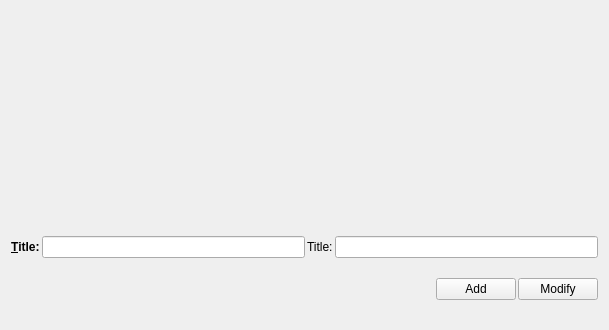
<?xml version="1.0" encoding="UTF-8"?>
<ui version="4.0">
 <author>
SPDX-FileCopyrightText: 2024 S. MANKOWSKI stephane@mankowski.fr
SPDX-FileCopyrightText: 2024 G. DE BURE support@mankowski.fr
SPDX-License-Identifier: GPL-3.0-or-later
 </author>      
 <class>skgtrackerplugin_base</class>
 <widget class="QWidget" name="skgtrackerplugin_base">
  <property name="geometry">
   <rect>
    <x>0</x>
    <y>0</y>
    <width>609</width>
    <height>330</height>
   </rect>
  </property>
  <layout class="QVBoxLayout" name="verticalLayout_2">
   <property name="spacing">
    <number>2</number>
   </property>
   <item>
    <widget class="SKGFilteredTableView" name="kView"/>
   </item>
   <item>
    <widget class="KSeparator" name="kseparator"/>
   </item>
   <item>
    <widget class="QFrame" name="frame">
     <property name="frameShape">
      <enum>QFrame::NoFrame</enum>
     </property>
     <property name="frameShadow">
      <enum>QFrame::Raised</enum>
     </property>
     <layout class="QVBoxLayout" name="verticalLayout">
      <property name="spacing">
       <number>2</number>
      </property>
      <property name="leftMargin">
       <number>0</number>
      </property>
      <property name="topMargin">
       <number>0</number>
      </property>
      <property name="rightMargin">
       <number>0</number>
      </property>
      <property name="bottomMargin">
       <number>0</number>
      </property>
      <item>
       <layout class="QHBoxLayout" name="horizontalLayout">
        <property name="spacing">
         <number>2</number>
        </property>
        <item>
         <widget class="QLabel" name="kNameLbl">
          <property name="font">
           <font>
            <weight>75</weight>
            <bold>true</bold>
           </font>
          </property>
          <property name="text">
           <string notr="true">&amp;Title:</string>
          </property>
          <property name="buddy">
           <cstring>kNameInput</cstring>
          </property>
         </widget>
        </item>
        <item>
         <widget class="QLineEdit" name="kNameInput">
          <property name="sizePolicy">
           <sizepolicy hsizetype="Expanding" vsizetype="Fixed">
            <horstretch>0</horstretch>
            <verstretch>0</verstretch>
           </sizepolicy>
          </property>
          <property name="toolTip">
           <string>Name of the tracker</string>
          </property>
          <property name="statusTip">
           <string>Name of the tracker</string>
          </property>
         </widget>
        </item>
        <item>
         <widget class="QLabel" name="kCommentLabel">
          <property name="sizePolicy">
           <sizepolicy hsizetype="Minimum" vsizetype="Preferred">
            <horstretch>0</horstretch>
            <verstretch>0</verstretch>
           </sizepolicy>
          </property>
          <property name="text">
           <string notr="true">Title:</string>
          </property>
          <property name="buddy">
           <cstring>kCommentEdit</cstring>
          </property>
         </widget>
        </item>
        <item>
         <widget class="QLineEdit" name="kCommentEdit">
          <property name="sizePolicy">
           <sizepolicy hsizetype="Expanding" vsizetype="Fixed">
            <horstretch>0</horstretch>
            <verstretch>0</verstretch>
           </sizepolicy>
          </property>
          <property name="toolTip">
           <string>Comment of the tracker</string>
          </property>
          <property name="statusTip">
           <string>Comment of the tracker</string>
          </property>
          <property name="showClearButton" stdset="0">
           <bool>true</bool>
          </property>
         </widget>
        </item>
       </layout>
      </item>
      <item>
       <layout class="QHBoxLayout" name="horizontalLayout_2">
        <property name="spacing">
         <number>2</number>
        </property>
        <item>
         <spacer name="horizontalSpacer">
          <property name="orientation">
           <enum>Qt::Horizontal</enum>
          </property>
          <property name="sizeHint" stdset="0">
           <size>
            <width>0</width>
            <height>20</height>
           </size>
          </property>
         </spacer>
        </item>
        <item>
         <widget class="QPushButton" name="kAddButton">
          <property name="toolTip">
           <string>Create a tracker (Ctrl+Enter)</string>
          </property>
          <property name="statusTip">
           <string>Create a tracker (Ctrl+Enter)</string>
          </property>
          <property name="text">
           <string>Add</string>
          </property>
         </widget>
        </item>
        <item>
         <widget class="QPushButton" name="kModifyButton">
          <property name="toolTip">
           <string>Modify selected tracker (Shift+Enter)</string>
          </property>
          <property name="statusTip">
           <string>Modify selected tracker (Shift+Enter)</string>
          </property>
          <property name="text">
           <string>Modify</string>
          </property>
         </widget>
        </item>
       </layout>
      </item>
     </layout>
    </widget>
   </item>
  </layout>
 </widget>
 <customwidgets>
  <customwidget>
   <class>SKGFilteredTableView</class>
   <extends>QWidget</extends>
   <header>skgfilteredtableview.h</header>
   <container>1</container>
  </customwidget>
  <customwidget>
   <class>KSeparator</class>
   <extends>QFrame</extends>
   <header>kseparator.h</header>
   <container>1</container>
  </customwidget>
 </customwidgets>
 <tabstops>
  <tabstop>kNameInput</tabstop>
  <tabstop>kCommentEdit</tabstop>
  <tabstop>kAddButton</tabstop>
  <tabstop>kModifyButton</tabstop>
 </tabstops>
 <resources/>
 <connections/>
 <slots>
  <slot>onDoubleClick()</slot>
  <slot>onAddTracker()</slot>
  <slot>onModifyTracker()</slot>
  <slot>onEditorModified()</slot>
  <slot>onFilterChanged()</slot>
  <slot>onFilterRegExpChanged()</slot>
  <slot>cleanEditor()</slot>
 </slots>
</ui>
